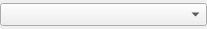
<?xml version="1.0" encoding="UTF-8"?>
<ui version="4.0">
 <class>NodeWidget</class>
 <widget class="QWidget" name="NodeWidget">
  <property name="geometry">
   <rect>
    <x>0</x>
    <y>0</y>
    <width>207</width>
    <height>29</height>
   </rect>
  </property>
  <property name="sizePolicy">
   <sizepolicy hsizetype="Preferred" vsizetype="Minimum">
    <horstretch>0</horstretch>
    <verstretch>0</verstretch>
   </sizepolicy>
  </property>
  <property name="font">
   <font>
    <pointsize>10</pointsize>
   </font>
  </property>
  <property name="windowTitle">
   <string>Form</string>
  </property>
  <layout class="QHBoxLayout" name="horizontalLayout">
   <property name="spacing">
    <number>0</number>
   </property>
   <property name="leftMargin">
    <number>0</number>
   </property>
   <property name="topMargin">
    <number>0</number>
   </property>
   <property name="rightMargin">
    <number>0</number>
   </property>
   <property name="bottomMargin">
    <number>0</number>
   </property>
   <item>
    <widget class="QComboBox" name="NodeCombo">
     <property name="sizePolicy">
      <sizepolicy hsizetype="Minimum" vsizetype="Fixed">
       <horstretch>0</horstretch>
       <verstretch>0</verstretch>
      </sizepolicy>
     </property>
    </widget>
   </item>
  </layout>
 </widget>
 <resources>
  <include location="../main.qrc"/>
 </resources>
 <connections/>
</ui>
